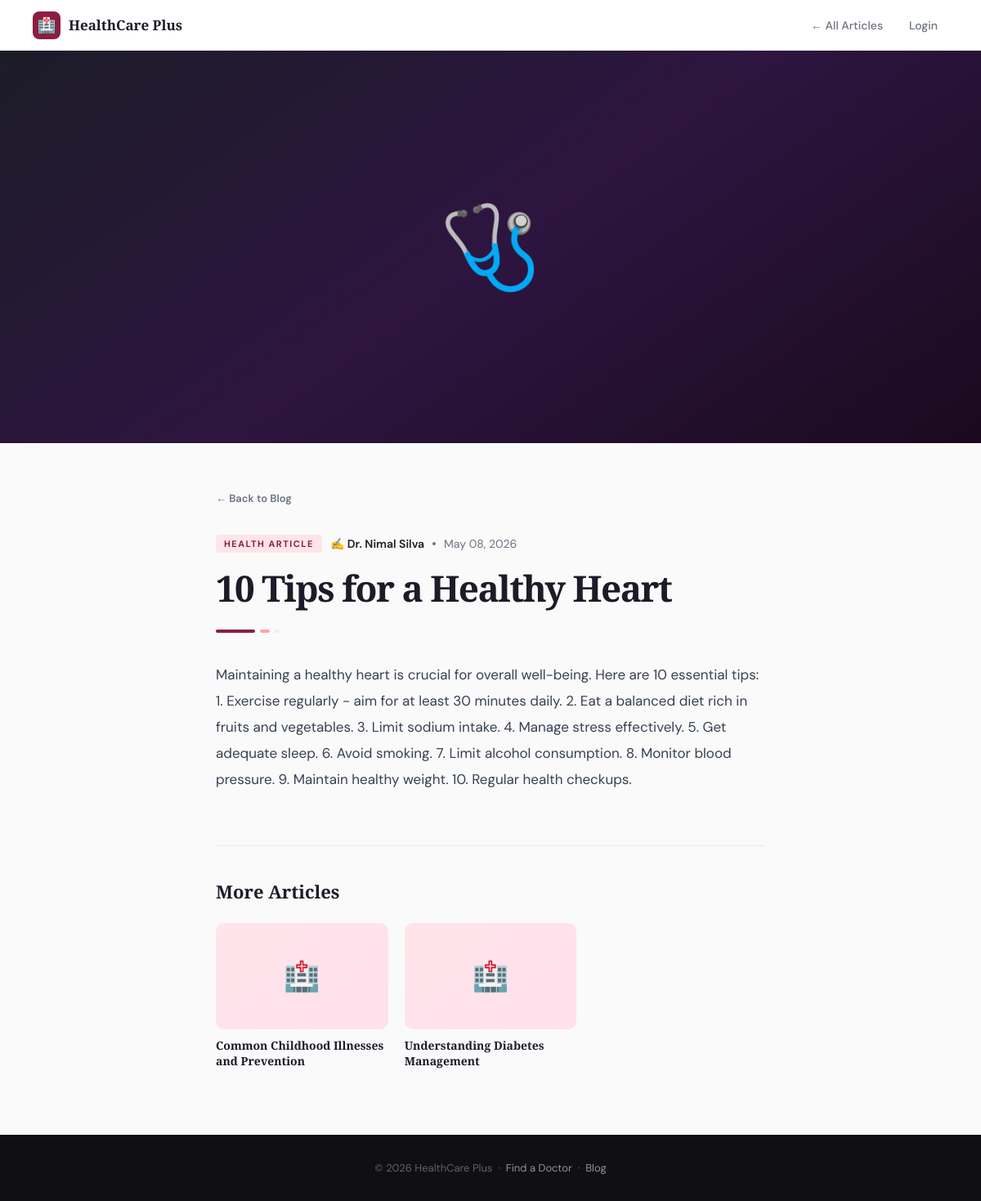
Screenshot of /blog_post.php?id=1 with the database file from the repository.
### tables this page shows
CREATE TABLE blogs (
    id INT PRIMARY KEY AUTO_INCREMENT,
    title VARCHAR(255) NOT NULL,
    content TEXT NOT NULL,
    author VARCHAR(100),
    image VARCHAR(255),
    created_at TIMESTAMP DEFAULT CURRENT_TIMESTAMP,
    updated_at TIMESTAMP DEFAULT CURRENT_TIMESTAMP ON UPDATE CURRENT_TIMESTAMP
);

### blog_post.php (the view, shortened to what this page needs)
<!DOCTYPE html>
<html lang="en">
<head>
</head>
<body>
<?php
include 'includes/config.php';
$id = intval($_GET['id'] ?? 0);
$s = $conn->prepare("SELECT * FROM blogs WHERE id = ?");
$s->bind_param("i", $id); $s->execute();
$b = $s->get_result()->fetch_assoc(); $s->close();
$img = !empty($b['image']) ? 'uploads/blogs/'.htmlspecialchars($b['image']) : null;
$ms = $conn->prepare("SELECT id, title, image FROM blogs WHERE id != ? ORDER BY created_at DESC LIMIT 3");
$ms->bind_param("i", $id); $ms->execute();
$more = $ms->get_result()->fetch_all(MYSQLI_ASSOC); $ms->close();
?>
<nav class="nav">
    <a href="index.php" class="nav-brand">
        <div class="nav-brand-icon">🏥</div>
        <span class="nav-brand-text">HealthCare Plus</span>
    </a>
    <div class="nav-right">
        <a href="blogs.php">← All Articles</a>
        <a href="login.php">Login</a>
    </div>
</nav>
<div class="post-hero">
    <?php if ($img && file_exists($img)): ?>
        <img src="<?php echo $img; ?>" alt="<?php echo htmlspecialchars($b['title']); ?>">
        <div class="post-hero-overlay"></div>
    <?php else: ?>
        <div class="post-hero-ph">🩺</div>
    <?php endif; ?>
</div>
<div class="wrap">
    <a href="blogs.php" class="back">← Back to Blog</a>
    <div class="post-meta">
        <span class="meta-chip">Health Article</span>
        <span class="meta-author">✍️ <?php echo htmlspecialchars($b['author'] ?? 'HealthCare Plus'); ?></span>
        <span class="meta-dot"></span>
        <span class="meta-date"><?php echo date('F d, Y', strtotime($b['created_at'])); ?></span>
    </div>
    <h1 class="post-title"><?php echo htmlspecialchars($b['title']); ?></h1>
    <div class="post-divider"><span></span><span></span><span></span></div>
    <div class="post-body"><?php echo nl2br(htmlspecialchars($b['content'])); ?></div>
    <?php if (!empty($more)): ?>
    <div class="more">
        <h3>More Articles</h3>
        <div class="more-grid">
            <?php foreach ($more as $m):
                $mi = !empty($m['image']) ? 'uploads/blogs/'.htmlspecialchars($m['image']) : null;
            ?>
            <a href="blog_post.php?id=<?php echo $m['id']; ?>" class="more-card">
                <div class="more-card-img">
                    <?php if ($mi && file_exists($mi)): ?>
                        <img src="<?php echo $mi; ?>">
                    <?php else: ?> 🏥 <?php endif; ?>
                </div>
                <div class="more-card-title"><?php echo htmlspecialchars($m['title']); ?></div>
            </a>
            <?php endforeach; ?>
        </div>
    </div>
    <?php endif; ?>
</div>
<div class="footer">
    © <?php echo date('Y'); ?> HealthCare Plus &nbsp;·&nbsp; <a href="index.php">Find a Doctor</a> &nbsp;·&nbsp; <a href="blogs.php">Blog</a>
</div>
</body>
</html>

### blog_post.php (style rules this page uses)
*, *::before, *::after { margin:0; padding:0; box-sizing:border-box; }
:root { --red:#8b1e3f; --dark:#0f0f14; --ink:#1c1c28; --muted:#6b7280; --line:#e8e8ed; --bg:#fafafa; }
body { font-family:'DM Sans',sans-serif; background:var(--bg); color:var(--ink); }
.nav { position:sticky; top:0; z-index:100; background:rgba(255,255,255,0.92); backdrop-filter:blur(14px); border-bottom:1px solid var(--line); padding:0 40px; height:62px; display:flex; align-items:center; justify-content:space-between; }
.nav-brand { display:flex; align-items:center; gap:10px; text-decoration:none; }
.nav-brand-icon { width:34px; height:34px; background:var(--red); border-radius:8px; display:flex; align-items:center; justify-content:center; font-size:18px; }
.nav-brand-text { font-family:'Playfair Display',serif; font-size:17px; font-weight:700; color:var(--ink); }
.nav-right { display:flex; gap:6px; }
.nav-right a { color:var(--muted); text-decoration:none; padding:7px 13px; border-radius:7px; font-size:14px; font-weight:500; transition:all 0.18s; }
.post-hero { width:100%; height:480px; overflow:hidden; position:relative; background:var(--dark); }
.post-hero-ph { width:100%; height:480px; background:linear-gradient(145deg,#1c1c28,#2d1540,#1a0a1e); display:flex; align-items:center; justify-content:center; font-size:100px; }
.wrap { max-width:720px; margin:0 auto; padding:56px 24px 80px; }
.back { display:inline-flex; align-items:center; gap:7px; color:var(--muted); text-decoration:none; font-size:13px; font-weight:600; margin-bottom:36px; transition:color 0.2s; }
.post-meta { display:flex; align-items:center; gap:10px; margin-bottom:18px; flex-wrap:wrap; }
.meta-chip { background:#ffe4ea; color:var(--red); font-size:11px; font-weight:700; letter-spacing:1.5px; text-transform:uppercase; padding:4px 10px; border-radius:4px; }
.meta-author { font-size:14px; font-weight:600; color:var(--ink); }
.meta-dot { width:4px; height:4px; border-radius:50%; background:var(--muted); }
.meta-date { font-size:14px; color:var(--muted); }
.post-title { font-family:'Playfair Display',serif; font-size: clamp(28px, 4vw, 44px); font-weight:900; letter-spacing:-1.5px; line-height:1.18; color:var(--ink); margin-bottom:24px; }
.post-divider { display:flex; gap:6px; margin-bottom:36px; }
.post-divider span:nth-child(1) { width:48px; height:4px; background:var(--red); border-radius:2px; }
.post-divider span:nth-child(2) { width:12px; height:4px; background:#fca5a5; border-radius:2px; }
.post-divider span:nth-child(3) { width:6px; height:4px; background:#ffe4ea; border-radius:2px; }
.post-body { font-size:17px; line-height:1.88; color:#374151; white-space:pre-wrap; }
.more { margin-top:64px; padding-top:40px; border-top:1px solid var(--line); }
.more h3 { font-family:'Playfair Display',serif; font-size:22px; font-weight:700; margin-bottom:24px; }
.more-grid { display:grid; grid-template-columns:repeat(3,1fr); gap:20px; }
.more-card { text-decoration:none; color:inherit; display:block; }
.more-card-img { height:130px; border-radius:10px; overflow:hidden; background:linear-gradient(135deg,#ffe4ea,#ffe0ec); display:flex; align-items:center; justify-content:center; font-size:36px; margin-bottom:10px; }
.more-card-title { font-family:'Playfair Display',serif; font-size:14px; font-weight:700; line-height:1.4; color:var(--ink); transition:color 0.2s; }
.footer { background:var(--dark); color:rgba(255,255,255,0.35); text-align:center; padding:32px; font-size:13px; }
.footer a { color:rgba(255,255,255,0.55); text-decoration:none; }

### rows the page displays
blogs: author "Dr. Nimal Silva", created_at "May 08, 2026", title "10 Tips for a Healthy Heart", content "Maintaining a healthy heart is crucial for overall well-being. Here are 10 essential tips: 1. Exercise regularly - aim for at least 30 minutes daily. 2. Eat a balanced diet rich in fruits and vegetables. 3. Limit sodium intake. 4. Manage stress effectively. 5. Get adequate sleep. 6. Avoid smoking. 7. Limit alcohol consumption. 8. Monitor blood pressure. 9. Maintain healthy weight. 10. Regular health checkups."
blogs: title "Common Childhood Illnesses and Prevention"
blogs: title "Understanding Diabetes Management"
